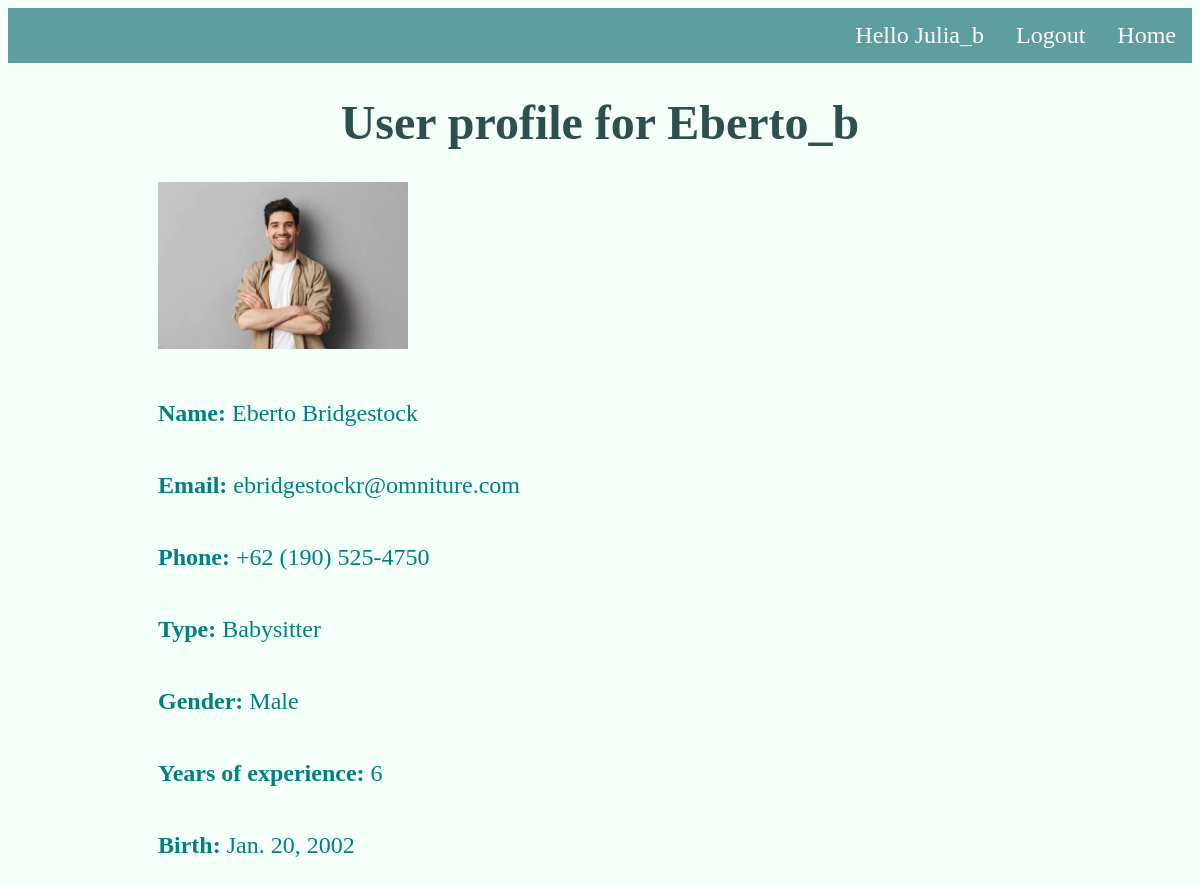
Screenshot of /Eberto_b/ (signed in) with the database file from the repository.
### accounts/models.py (models this page shows, shortened)
class Profile(models.Model):
    user = models.ForeignKey(User, on_delete=models.CASCADE)
    username=models.CharField(max_length = 100)
    userid = models.IntegerField()
    type = models.CharField(max_length=300, choices = CHOICES_TYPE)
    gender = models.CharField(max_length=300, choices = CHOICES_GENDER)
    name = models.CharField(max_length=100)
    email = models.CharField(max_length=100)
    phone = models.CharField(blank=True,max_length=20)
    profileimg = models.ImageField(default='defaul_profile.jpg', blank=True) # TODO change the default img in assets

class Details(models.Model):
    user = models.ForeignKey(User, on_delete=models.CASCADE)
    userid = models.IntegerField()
    username = models.CharField(max_length=100)
    birth = models.DateField(default=date.today)
    exp = models.IntegerField(default=0) # years of experience

### accounts/views.py (the view)
# urls.py: path('<str:username>/', views.info_view, name='info')
@login_required(login_url='accounts:login_form')
def info_view(request, username):
    user = User.objects.get(username=username)
    user_profile = Profile.objects.get(user=user)
    print(request.path.strip("/"))
    if user_profile.type == "Babysitter":
        bs_details = Details.objects.get(user=user)
        return render(request, 'accounts/info.html', {'user_profile' : user_profile,
                                                      'user_data' : user,
                                                      'bs_details' : bs_details})
    else:
        return render(request, 'accounts/info.html', {'user_profile': user_profile,
                                                      'user_data': user})

### templates/accounts/info.html
{% extends 'base_layout.html' %}
{% load widget_tweaks %}
{% block content %}
<h1>User profile for {{user_data.username}}</h1>
<div class="image-cropper">
    <p><img src="{{user_profile.profileimg.url}}"
               width = "250px"
               height =  "auto";
                ></p>
</div>
<div class="info">
<p><span class ="bold">Name: </span>{{user_profile.name}}</p>
<p><span class ="bold">Email: </span>{{user_profile.email}}</p>
<p><span class ="bold">Phone: </span>{{user_profile.phone}}</p>
<p><span class ="bold">Type: </span>{{user_profile.type}}</p>
<p><span class ="bold">Gender: </span>{{user_profile.gender}}</p>
{% if user_profile.type == "Babysitter" %}
    <p><span class ="bold">Years of experience: </span>{{bs_details.exp}}</p>
    <p><span class ="bold">Birth: </span>{{bs_details.birth}}</p>
{% endif %}
</div>
{% endblock %}

### templates/base_layout.html (shortened to what this page needs)
{% load static %}
<!DOCTYPE html>
<html lang="en">
<head>
    <link rel="stylesheet" href="{% static 'mystyle2.css' %}">
</head>
<body>
<div class="wrapper">
    <nav>
        <ul>
            <li><a href="{% url 'homepage' %}">Home</a></li>
        {% if user.is_authenticated %}
            <li>
            <form class="logout-link" action="{% url 'accounts:logout' %}" method="post">
            <button type="submit">Logout</button>
            </form>
            </li>
            <li><a href="{% url 'accounts:wellcome' %}">Hello {{user}}</a></li>
        {% else %}
            <li><a href="{% url 'accounts:login_form' %}">Login</a></li>
            <li><a href="{% url 'accounts:singup_form' %}">Signup</a></li>
        {% endif %}
        </ul>
    </nav>
    {% block content %}
    {% endblock %}
</div>
</body>
</html>

### assets/mystyle2.css (style rules this page uses)
body { background-color: MintCream; font-size: x-large; }
h1 { color: DarkSlateGray; text-align: center; }
p { margin-right: 200px; margin-left: 150px; line-height: 200%; color:Teal; text-align:justify; }
span.bold { font-weight: bold; }
button { background: CadetBlue; border: none; color: white; padding: 14px 16px; text-decoration: none; font-family: "Times New Roman", Times, serif; font-size: x-large; }
.wrapper nav ul { list-style-type: none; margin: 0; padding: 0; overflow: hidden; background-color: CadetBlue; }
.wrapper nav li { float: right; }
.wrapper nav li a { display: block; color: white; text-align: center; padding: 14px 16px; text-decoration: none; }

### rows the page displays
Profile: profileimg (picture), name "Eberto Bridgestock", email "ebridgestockr@omniture.com", phone "+62 (190) 525-4750", type "Babysitter", gender "Male"
Details: exp "6", birth "Jan. 20, 2002"

### other values shown
{{ user }} "Julia_b"
{{ user_data.username }} "Eberto_b"
